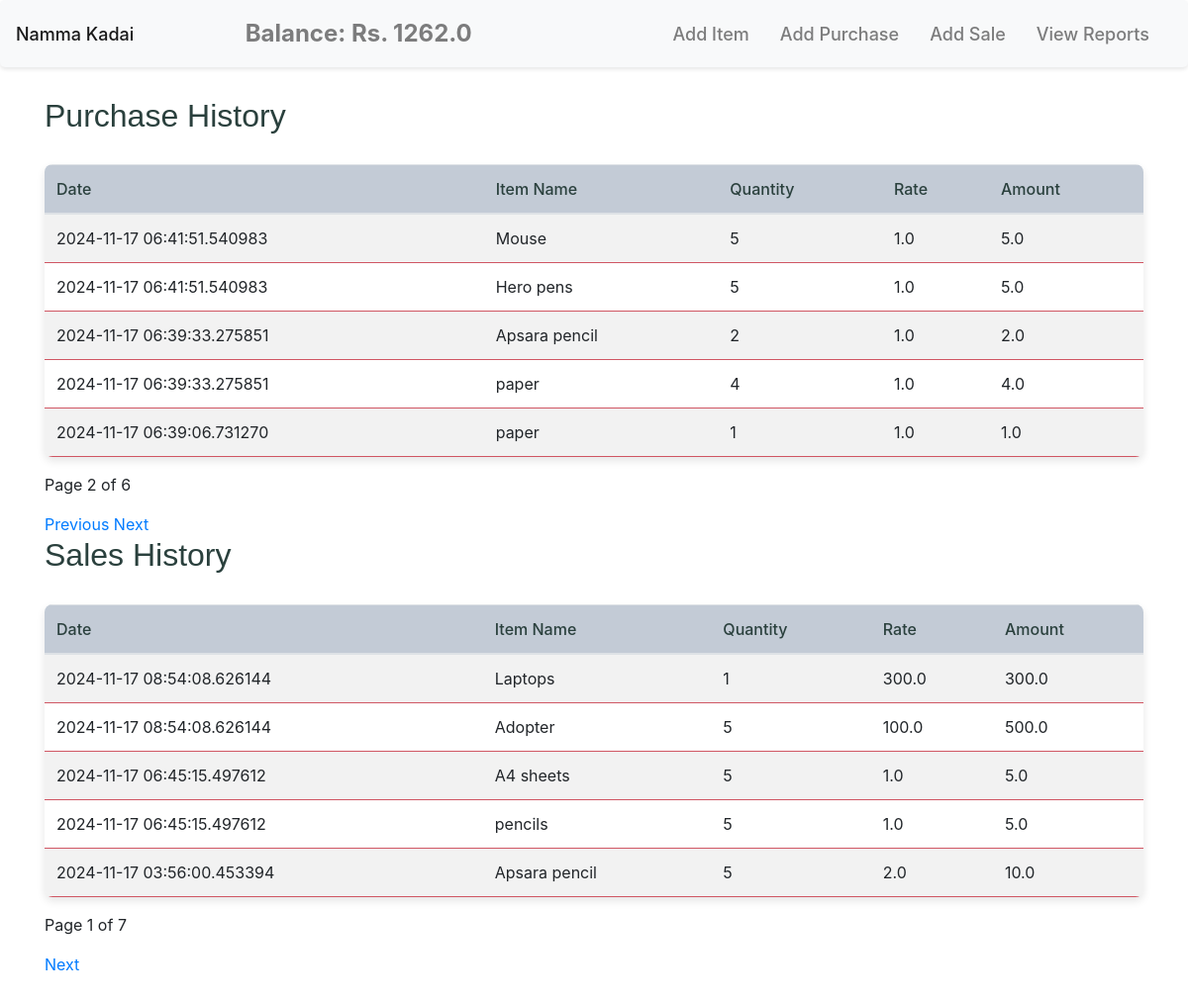
The app's page /view_reports?purchase_page=2&sale_page= with its own data.
### models.py (models this page shows)
class Company(db.Model):
    id = db.Column(db.Integer, primary_key=True)
    name = db.Column(db.String(50), unique=True, nullable=False)
    cash_balance = db.Column(db.Float, nullable=False, default=1000.0)

class Purchase(db.Model):
    id = db.Column(db.Integer, primary_key=True)
    timestamp = db.Column(db.DateTime, default=datetime.utcnow)
    item_id = db.Column(db.Integer, db.ForeignKey('item.id'), nullable=False)
    qty = db.Column(db.Integer, nullable=False)
    rate = db.Column(db.Float, nullable=False)
    amount = db.Column(db.Float, nullable=False)
    item = db.relationship('Item', backref=db.backref('purchases', lazy=True))

class Item(db.Model):
    id = db.Column(db.Integer, primary_key=True)
    name = db.Column(db.String(50), unique=True, nullable=False)
    price = db.Column(db.Float, nullable=False)
    qty = db.Column(db.Integer, nullable=False, default=0)

class Sale(db.Model):
    id = db.Column(db.Integer, primary_key=True)
    timestamp = db.Column(db.DateTime, default=datetime.utcnow)
    item_id = db.Column(db.Integer, db.ForeignKey('item.id'), nullable=False)
    qty = db.Column(db.Integer, nullable=False)
    rate = db.Column(db.Float, nullable=False)
    amount = db.Column(db.Float, nullable=False)
    item = db.relationship('Item', backref=db.backref('sales', lazy=True))

### app.py (the view)
@app.route('/view_reports')
def view_reports():
    purchase_page = request.args.get('purchase_page', default=1, type=int)
    sale_page = request.args.get('sale_page', default=1, type=int)
    company = Company.query.first()
    balance = company.cash_balance if company else 0
    purchases = Purchase.query.order_by(Purchase.timestamp.desc()).paginate(page=purchase_page, per_page=5)
    sales = Sale.query.order_by(Sale.timestamp.desc()).paginate(page=sale_page, per_page=5)
    return render_template('view_reports.html',purchases=purchases,sales=sales,balance=balance)

### templates/view_reports.html (shortened to what this page needs)
{% extends "base.html" %}
{% block content %}
<h2>Purchase History</h2>
<table class="table table-striped">
    <thead>
        <tr>
            <th>Date</th>
            <th>Item Name</th>
            <th>Quantity</th>
            <th>Rate</th>
            <th>Amount</th>
        </tr>
    </thead>
    <tbody>
        {% for purchase in purchases.items %}
        <tr>
            <td>{{ purchase.timestamp }}</td>
            <td>{{ purchase.item.name }}</td>
            <td>{{ purchase.qty }}</td>
            <td>{{ purchase.rate }}</td>
            <td>{{ purchase.amount }}</td>
        </tr>
        {% else %}
        <tr>
            <td colspan="5">No purchases found.</td>
        </tr>
        {% endfor %}
    </tbody>
</table>
<p>Page {{ purchases.page }} of {{ purchases.pages }}</p>
{% if purchases.has_prev %}
    <a href="{{ url_for('view_reports', purchase_page=purchases.prev_num, sale_page=sale_page) }}">Previous</a>
{% endif %}
{% if purchases.has_next %}
    <a href="{{ url_for('view_reports', purchase_page=purchases.next_num, sale_page=sale_page) }}">Next</a>
{% endif %}
<h2>Sales History</h2>
<table class="table table-striped">
    <thead>
        <tr>
            <th>Date</th>
            <th>Item Name</th>
            <th>Quantity</th>
            <th>Rate</th>
            <th>Amount</th>
        </tr>
    </thead>
    <tbody>
        {% for sale in sales.items %}
        <tr>
            <td>{{ sale.timestamp }}</td>
            <td>{{ sale.item.name }}</td>
            <td>{{ sale.qty }}</td>
            <td>{{ sale.rate }}</td>
            <td>{{ sale.amount }}</td>
        </tr>
        {% else %}
        <tr>
            <td colspan="5">No sales found.</td>
        </tr>
        {% endfor %}
    </tbody>
</table>
<p>Page {{ sales.page }} of {{ sales.pages }}</p>
{% if sales.has_next %}
    <a href="{{ url_for('view_reports', sale_page=sales.next_num, purchase_page=purchase_page) }}">Next</a>
{% endif %}
{% endblock %}

### templates/base.html (shortened to what this page needs)
<!DOCTYPE html>
<html lang="en">
<head>
    <link rel="stylesheet" href="{{ url_for('static', filename='styles.css') }}">
    <link rel="stylesheet" href="https://maxcdn.bootstrapcdn.com/bootstrap/4.5.2/css/bootstrap.min.css">
</head>
<body>
    <nav class="navbar navbar-expand-lg navbar-light bg-light">
        <a class="navbar-brand" href="{{ url_for('home') }}">Namma Kadai</a>
        <div class="navbar-text mx-auto" style="font-size: 1.5rem; font-weight: bold;">
            Balance: Rs. {{ balance }}
        </div>
        <div class="navbar-nav ml-auto">
            <a class="nav-item nav-link" href="{{ url_for('add_item') }}">Add Item</a>
            <a class="nav-item nav-link" href="{{ url_for('add_purchase') }}">Add Purchase</a>
            <a class="nav-item nav-link" href="{{ url_for('add_sale') }}">Add Sale</a>
            <a class="nav-item nav-link" href="{{ url_for('view_reports') }}">View Reports</a>
        </div>
    </nav>
    <div class="container mt-4">
        {% block content %}{% endblock %}
    </div>
</body>
</html>

### static/styles.css (style rules this page uses)
body { background-color: #ffffff; font-family: 'Roboto', sans-serif; color: #2A403D; margin: 0; padding: 0; line-height: 1.6; }
h1, h2, h3 { font-family: 'Montserrat', sans-serif; color: #2A403D; font-weight: 600; margin: 10px 0; }
.table { margin-top: 30px; background-color: #ffffff; border-radius: 8px; box-shadow: 0 4px 8px rgba(0, 0, 0, 0.1); width: 100%; overflow: hidden; }
.table th, .table td { padding: 12px 20px; text-align: left; border-bottom: 1px solid #D05663; }
.table th { background-color: #C3CBD6; color: #2A403D; font-weight: 500; }
.navbar { margin-bottom: 30px; background-color: #2A403D; padding: 15px 20px; border-radius: 5px; box-shadow: 0 2px 4px rgba(0, 0, 0, 0.1); }
.navbar a { color: #ffffff; text-decoration: none; font-size: 18px; margin-right: 15px; font-weight: 500; }
.container { margin: 30px auto; max-width: 1200px; padding: 0 20px; }

### records on screen
Company: cash_balance "1262.0"
Purchase: timestamp "2024-11-17 06:41:51.540983", item.name "Mouse", qty "5", rate "1.0", amount "5.0"
Purchase: timestamp "2024-11-17 06:41:51.540983", item.name "Hero pens", qty "5", rate "1.0", amount "5.0"
Purchase: timestamp "2024-11-17 06:39:33.275851", item.name "Apsara pencil", qty "2", rate "1.0", amount "2.0"
Purchase: timestamp "2024-11-17 06:39:33.275851", item.name "paper", qty "4", rate "1.0", amount "4.0"
Purchase: timestamp "2024-11-17 06:39:06.731270", item.name "paper", qty "1", rate "1.0", amount "1.0"
Sale: timestamp "2024-11-17 08:54:08.626144", item.name "Laptops", qty "1", rate "300.0", amount "300.0"
Sale: timestamp "2024-11-17 08:54:08.626144", item.name "Adopter", qty "5", rate "100.0", amount "500.0"
Sale: timestamp "2024-11-17 06:45:15.497612", item.name "A4 sheets", qty "5", rate "1.0", amount "5.0"
Sale: timestamp "2024-11-17 06:45:15.497612", item.name "pencils", qty "5", rate "1.0", amount "5.0"
Sale: timestamp "2024-11-17 03:56:00.453394", item.name "Apsara pencil", qty "5", rate "2.0", amount "10.0"

### other values on screen
{{ purchases.page }} "2"
{{ purchases.pages }} "6"
{{ sales.page }} "1"
{{ sales.pages }} "7"
